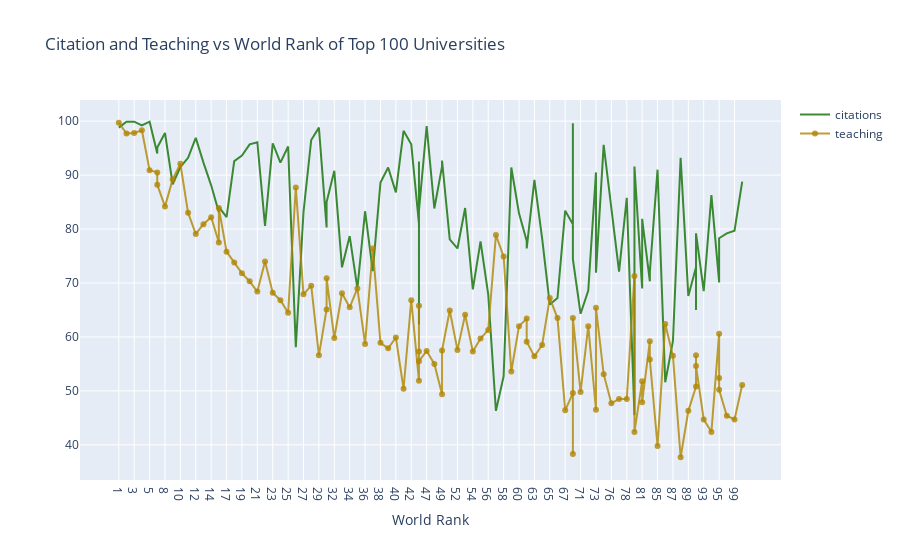

The notebook cell saved with this chart:
### Code cell
#LineCharts--Line Charts Example: Citation and Teaching vs World Rank of Top 100 Universities
data=df.iloc[:100,:].copy()

trace1=go.Scatter(""
                x=data.world_rank,
                y=data.citations,
                mode='lines',
                name='citations',
                marker = dict(color = 'rgba(16, 112, 2, 0.8)'),
                text=data.university_name)

trace2=go.Scatter(
                x=data.world_rank,
                y=data.teaching,
                mode='lines+markers',
                name='teaching',
                marker = dict(color = 'rgba(176, 134, 2, 0.8)'),
                text=data.university_name)

data1=[trace1,trace2]
layout=dict(title = 'Citation and Teaching vs World Rank of Top 100 Universities',
              xaxis= dict(title= 'World Rank',ticklen= 5,zeroline= False),
             )
fig=dict(data=data1,layout=layout)
iplot(fig)

### Figure 1 — Plotly figure (JSON) as saved in the notebook; plotly's stock layout.template omitted (floating-point values rounded to 4 significant figures)
{"data": [{"marker": {"color": "rgba(16, 112, 2, 0.8)"}, "mode": "lines", "name": "citations", "text": ["Harvard University", "California Institute of Technology", "Massachusetts Institute of Technology", "Stanford University", "Princeton University", "University of Cambridge", "University of Oxford", "University of California, Berkeley", "Imperial College London", "Yale University", "University of California, Los Angeles", "University of Chicago", "Johns Hopkins University", "Cornell University", "ETH Zurich – Swiss Federal Institute of Technology Zurich", "University of Michigan", "University of Toronto", "Columbia University", "University of Pennsylvania", "Carnegie Mellon University", "University of Hong Kong", "University College London", "University of Washington", "Duke University", "Northwestern University", "University of Tokyo", "Georgia Institute of Technology", "Pohang University of Science and Technology", "University of California, Santa Barbara", "University of British Columbia", "University of North Carolina at Chapel Hill", "University of California, San Diego", "University of Illinois at Urbana-Champaign", "National University of Singapore", "McGill University", "University of Melbourne", "Peking University", "Washington University in St Louis", "École Polytechnique", "University of Edinburgh", "Hong Kong University of Science and Technology", "École Normale Supérieure", "Australian National University", "Karolinska Institute", "University of Göttingen", "University of Wisconsin", "Rice University", "École Polytechnique Fédérale de Lausanne", "University of California, Irvine", "University of Science and Technology of China", "Vanderbilt University", "University of Minnesota", "Tufts University", "University of California, Davis", "Brown University", "University of Massachusetts", "Kyoto University", "Tsinghua University", "Boston University", "New York University", "Emory University", "LMU Munich", "University of Notre Dame", "University of Pittsburgh", "Case Western Reserve University", "Ohio State University", "University of Colorado Boulder", "University of Bristol", "University of California, Santa Cruz", "Yeshiva University", "University of Sydney", "University of Virginia", "University of Adelaide", "University of Southern California", "William & Mary", "Trinity College Dublin", "King’s College London", "Stony Brook University", "Korea Advanced Institute of Science and Technology (KAIST)", "University of Sussex", "The University of Queensland", "University of York", "Heidelberg University", "University of Utah", "Durham University", "London School of Economics and Political Science", "University of Manchester", "Royal Holloway, University of London", "Lund University", "University of Southampton", "University of Zurich", "Wake Forest University", "McMaster University", "University College Dublin", "George Washington University", "University of Arizona", "University of Basel", "University of Maryland, College Park", "Dartmouth College", "École Normale Supérieure de Lyon"], "x": ["1", "2", "3", "4", "5", "6", "6", "8", "9", "10", "11", "12", "13", "14", "15", "15", "17", "18", "19", "20", "21", "22", "23", "24", "25", "26", "27", "28", "29", "30", "30", "32", "33", "34", "35", "36", "37", "38", "39", "40", "41", "42", "43", "43", "43", "43", "47", "48", "49", "49", "51", "52", "53", "54", "55", "56", "57", "58", "59", "60", "61", "61", "63", "64", "65", "66", "67", "68", "68", "68", "71", "72", "73", "73", "75", "76", "77", "78", "79", "79", "81", "81", "83", "83", "85", "86", "87", "88", "89", "90", "90", "90", "93", "94", "95", "95", "95", "98", "99", "100"], "y": [98.8, 99.9, 99.9, 99.2, 99.9, 94, 95.1, 97.8, 88.3, 91.5, 93.2, 96.9, 92.3, 88.1, 83.1, 84.1, 82.2, 92.6, 93.6, 95.7, 96.1, 80.6, 95.9, 92.3, 95.3, 58.1, 83.2, 96.5, 98.8, 80.3, 85, 90.8, 72.9, 78.7, 69, 83.3, 72.2, 88.6, 91.4, 86.8, 98.2, 95.7, 81, 62.3, 92.5, 83.4, 99.1, 83.8, 91.6, 92.7, 78.1, 76.4, 83.9, 68.8, 77.7, 67.9, 46.3, 52.7, 91.4, 82.9, 77.8, 76.4, 89.1, 78.3, 66, 67.2, 83.4, 80.9, 99.6, 74.4, 64.3, 68.6, 90.5, 71.9, 95.6, 84.4, 72.1, 85.8, 45.5, 91.6, 69, 81.9, 70.3, 72, 91, 51.6, 59.2, 93.2, 67.6, 72.9, 65, 79.2, 68.5, 86.3, 70.2, 70.1, 78.3, 79.2, 79.7, 88.8], "type": "scatter"}, {"marker": {"color": "rgba(176, 134, 2, 0.8)"}, "mode": "lines+markers", "name": "teaching", "text": ["Harvard University", "California Institute of Technology", "Massachusetts Institute of Technology", "Stanford University", "Princeton University", "University of Cambridge", "University of Oxford", "University of California, Berkeley", "Imperial College London", "Yale University", "University of California, Los Angeles", "University of Chicago", "Johns Hopkins University", "Cornell University", "ETH Zurich – Swiss Federal Institute of Technology Zurich", "University of Michigan", "University of Toronto", "Columbia University", "University of Pennsylvania", "Carnegie Mellon University", "University of Hong Kong", "University College London", "University of Washington", "Duke University", "Northwestern University", "University of Tokyo", "Georgia Institute of Technology", "Pohang University of Science and Technology", "University of California, Santa Barbara", "University of British Columbia", "University of North Carolina at Chapel Hill", "University of California, San Diego", "University of Illinois at Urbana-Champaign", "National University of Singapore", "McGill University", "University of Melbourne", "Peking University", "Washington University in St Louis", "École Polytechnique", "University of Edinburgh", "Hong Kong University of Science and Technology", "École Normale Supérieure", "Australian National University", "Karolinska Institute", "University of Göttingen", "University of Wisconsin", "Rice University", "École Polytechnique Fédérale de Lausanne", "University of California, Irvine", "University of Science and Technology of China", "Vanderbilt University", "University of Minnesota", "Tufts University", "University of California, Davis", "Brown University", "University of Massachusetts", "Kyoto University", "Tsinghua University", "Boston University", "New York University", "Emory University", "LMU Munich", "University of Notre Dame", "University of Pittsburgh", "Case Western Reserve University", "Ohio State University", "University of Colorado Boulder", "University of Bristol", "University of California, Santa Cruz", "Yeshiva University", "University of Sydney", "University of Virginia", "University of Adelaide", "University of Southern California", "William & Mary", "Trinity College Dublin", "King’s College London", "Stony Brook University", "Korea Advanced Institute of Science and Technology (KAIST)", "University of Sussex", "The University of Queensland", "University of York", "Heidelberg University", "University of Utah", "Durham University", "London School of Economics and Political Science", "University of Manchester", "Royal Holloway, University of London", "Lund University", "University of Southampton", "University of Zurich", "Wake Forest University", "McMaster University", "University College Dublin", "George Washington University", "University of Arizona", "University of Basel", "University of Maryland, College Park", "Dartmouth College", "École Normale Supérieure de Lyon"], "x": ["1", "2", "3", "4", "5", "6", "6", "8", "9", "10", "11", "12", "13", "14", "15", "15", "17", "18", "19", "20", "21", "22", "23", "24", "25", "26", "27", "28", "29", "30", "30", "32", "33", "34", "35", "36", "37", "38", "39", "40", "41", "42", "43", "43", "43", "43", "47", "48", "49", "49", "51", "52", "53", "54", "55", "56", "57", "58", "59", "60", "61", "61", "63", "64", "65", "66", "67", "68", "68", "68", "71", "72", "73", "73", "75", "76", "77", "78", "79", "79", "81", "81", "83", "83", "85", "86", "87", "88", "89", "90", "90", "90", "93", "94", "95", "95", "95", "98", "99", "100"], "y": [99.7, 97.7, 97.8, 98.3, 90.9, 90.5, 88.2, 84.2, 89.2, 92.1, 83, 79.1, 80.9, 82.2, 77.5, 83.9, 75.8, 73.8, 71.8, 70.3, 68.4, 74, 68.2, 66.8, 64.5, 87.7, 67.9, 69.5, 56.6, 65.1, 70.9, 59.8, 68.1, 65.5, 69, 58.7, 76.4, 58.9, 57.9, 59.9, 50.4, 66.8, 51.9, 65.8, 57.3, 55.5, 57.4, 55, 49.4, 57.5, 64.9, 57.6, 64.1, 57.3, 59.7, 61.3, 78.9, 74.9, 53.6, 62, 63.4, 59.1, 56.4, 58.5, 67.2, 63.5, 46.4, 49.6, 38.3, 63.5, 49.8, 62, 46.5, 65.4, 53.1, 47.7, 48.5, 48.5, 71.3, 42.4, 51.8, 47.9, 59.2, 55.8, 39.8, 62.4, 56.5, 37.7, 46.3, 50.8, 56.6, 54.6, 44.7, 42.4, 60.6, 52.4, 50.2, 45.4, 44.7, 51.1], "type": "scatter"}], "layout": {"title": {"text": "Citation and Teaching vs World Rank of Top 100 Universities"}, "xaxis": {"ticklen": 5, "title": {"text": "World Rank"}, "zeroline": false, "type": "category", "range": [-5.062, 86.06], "autorange": true}, "yaxis": {"type": "linear", "range": [33.16, 104.2], "autorange": true}, "autosize": true}}
